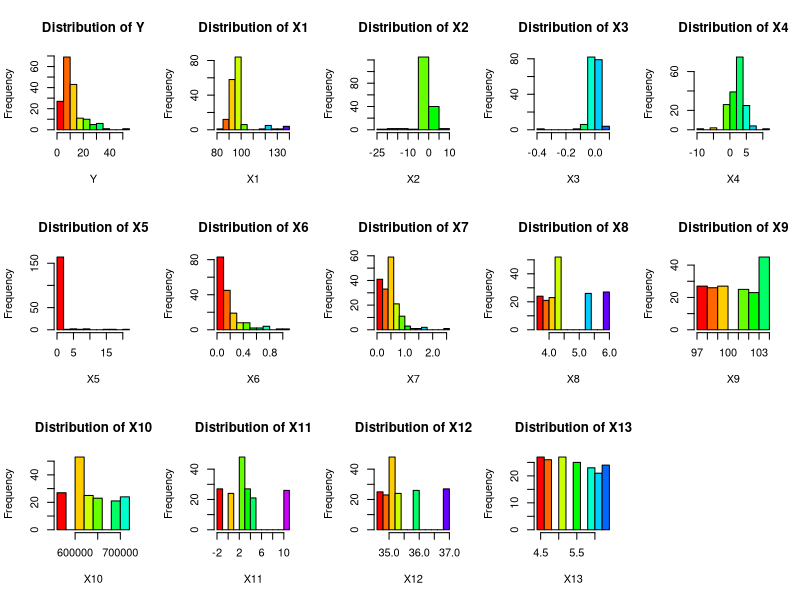
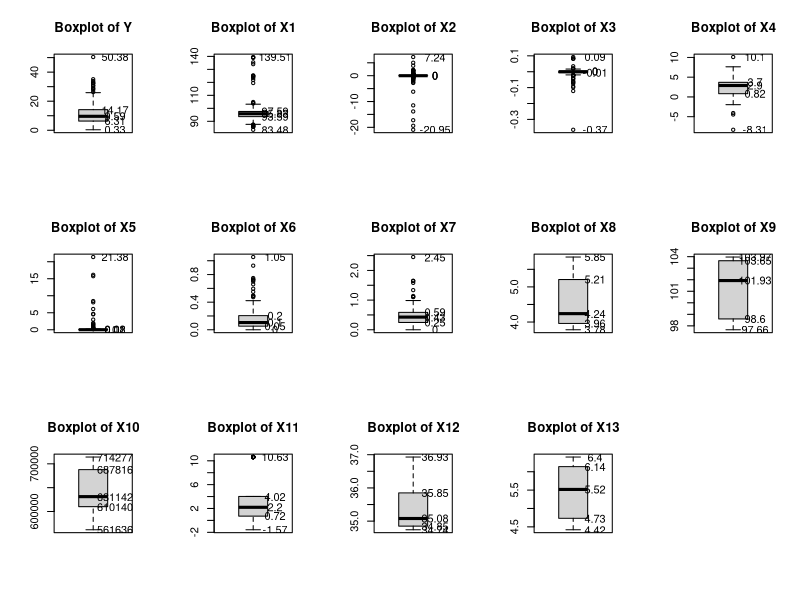
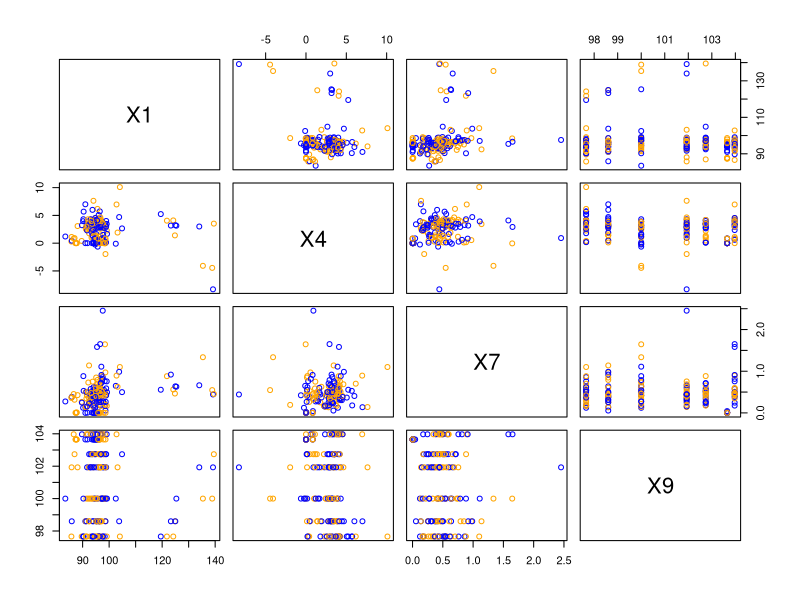
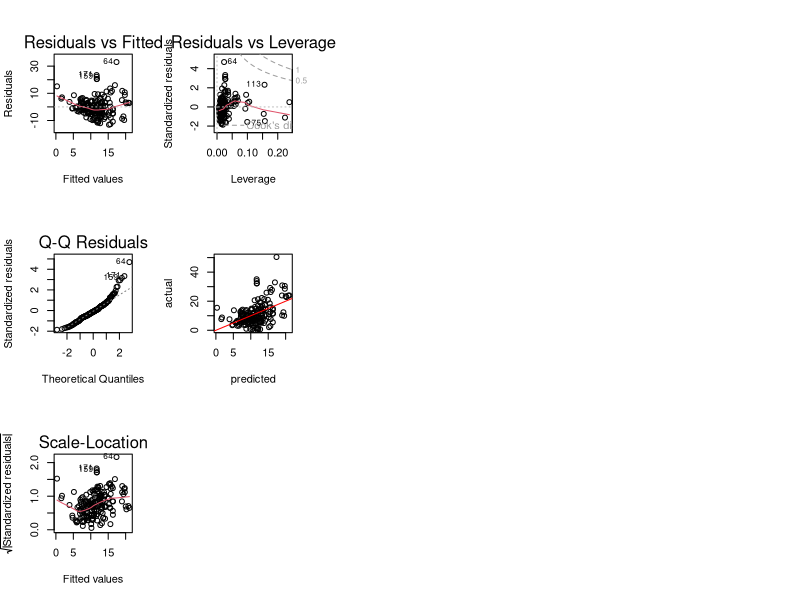

The R script that drew these images, in order:
#install and load packages
if (!require(car)) install.packages("car")
if (!require(zoo)) install.packages("zoo")
if (!require(lmtest)) install.packages("lmtest")
if (!require(sandwich)) install.packages("sandwich")
library(MASS) #model choosing
library(car) #VIF
library(zoo)
library(lmtest) #testing for linear regression
library(sandwich)

#Load Data
data<-read.csv("data.csv",header = TRUE, sep = ",")

#descriptive statistics
summary(data)

#Visualize Data
#Distribution of each variables
par(mfrow=c(3,5))
hist(data$Y,col=rainbow(15),main="Distribution of Y",xlab ="Y")
hist(data$X1,col=rainbow(15),main="Distribution of X1",xlab ="X1")
hist(data$X2,col=rainbow(15),main="Distribution of X2",xlab ="X2")
hist(data$X3,col=rainbow(15),main="Distribution of X3",xlab ="X3")
hist(data$X4,col=rainbow(15),main="Distribution of X4",xlab ="X4")
hist(data$X5,col=rainbow(15),main="Distribution of X5",xlab ="X5")
hist(data$X6,col=rainbow(15),main="Distribution of X6",xlab ="X6")
hist(data$X7,col=rainbow(15),main="Distribution of X7",xlab ="X7")
hist(data$X8,col=rainbow(15),main="Distribution of X8",xlab ="X8")
hist(data$X9,col=rainbow(15),main="Distribution of X9",xlab ="X9")
hist(data$X10,col=rainbow(15),main="Distribution of X10",xlab ="X10")
hist(data$X11,col=rainbow(15),main="Distribution of X11",xlab ="X11")
hist(data$X12,col=rainbow(15),main="Distribution of X12",xlab ="X12")
hist(data$X13,col=rainbow(15),main="Distribution of X13",xlab ="X13")

#Boxplot of variables
par(mfrow=c(3,5))
boxplot(data$Y, main="Boxplot of Y")
text(y=fivenum(data$Y), labels =round(fivenum(data$Y),2),x=1.3)
boxplot(data$X1, main="Boxplot of X1")
text(y=fivenum(data$X1), labels =round(fivenum(data$X1),2),x=1.3)
boxplot(data$X2, main="Boxplot of X2")
text(y=fivenum(data$X2), labels =round(fivenum(data$X2),2),x=1.3)
boxplot(data$X3, main="Boxplot of X3")
text(y=fivenum(data$X3), labels =round(fivenum(data$X3),2),x=1.3)
boxplot(data$X4, main="Boxplot of X4")
text(y=fivenum(data$X4), labels =round(fivenum(data$X4),2),x=1.3)
boxplot(data$X5, main="Boxplot of X5")
text(y=fivenum(data$X5), labels =round(fivenum(data$X5),2),x=1.3)
boxplot(data$X6, main="Boxplot of X6")
text(y=fivenum(data$X6), labels =round(fivenum(data$X6),2),x=1.3)
boxplot(data$X7, main="Boxplot of X7")
text(y=fivenum(data$X7), labels =round(fivenum(data$X7),2),x=1.3)
boxplot(data$X8, main="Boxplot of X8")
text(y=fivenum(data$X8), labels =round(fivenum(data$X8),2),x=1.3)
boxplot(data$X9, main="Boxplot of X9")
text(y=fivenum(data$X9), labels =round(fivenum(data$X9),2),x=1.3)
boxplot(data$X10, main="Boxplot of X10")
text(y=fivenum(data$X10), labels =round(fivenum(data$X10),2),x=1.3)
boxplot(data$X11, main="Boxplot of X11")
text(y=fivenum(data$X11), labels =round(fivenum(data$X11),2),x=1.3)
boxplot(data$X12, main="Boxplot of X12")
text(y=fivenum(data$X12), labels =round(fivenum(data$X12),2),x=1.3)
boxplot(data$X13, main="Boxplot of X13")
text(y=fivenum(data$X13), labels =round(fivenum(data$X13),2),x=1.3)

#use stepwise to choose model
fit1 <- lm(Y~X1+X2+X3+X4+X5+X6+X7+X8+X9+X10+X11+X12+X13,data=data) 
fit2.1<-step(fit1,direction="both",k=2)
fit2.2<-stepAIC(fit1,direction="both",k=2)
summary(fit2.1)
summary(fit2.2)
#Both step(), stepAIC() choose the same model
# Y ~ X1 + X4 + X6 + X7 + X9 + X12 + X13

#Remove the variable of highest pvalue: X12, because some variable's p-value is not significant
fit3<-lm(Y ~ X1 + X4 + X6 + X7 + X9 + X13,data=data)  
summary(fit3)
#Remove the variable of highest pvalue: X13, because some variable's p-value is not significant
fit3<-lm(Y ~ X1 + X4 + X6 + X7 + X9,data=data)  
summary(fit3)
#Remove the variable of highest pvalue: X6, because some variable's p-value is not significant
fit3<-lm(Y ~ X1 + X4 + X7 + X9,data=data)  
summary(fit3)
#All variables' p-value are significant

#Scatter Diagram
data_select<-subset(data,select=c(X1,X4,X7,X9))
plot(data_select,col=c("orange","blue"))

#Correlation matrix
correlation.matrix<-cor(data[,c("X1","X4","X7","X9")])
View(correlation.matrix)

#Variance Inflation Factor(VIF)
VIF <- sqrt(vif(fit3))
VIF

#Autocorrelation: Durbin-Watson Test
durbinWatsonTest(fit3)

#Breusch-Pagan test
bptest(fit3, data=data)
plot(fit3)
coeftest(fit3)
coeftest(fit3, vcovHC)

#Table of Actual Value & Predict Value & Residuals
t <- data.frame(ActualValue = data$Y, PredictValue = predict(fit3),residuals=residuals(fit3))
View(t)

#MSE
MSE=mean((data$Y - predict(fit3,data,type='response'))^2)
MSE

#Plot of Actual Value & Predict Value
plot(predict(fit3),data$Y,
     xlab="predicted",ylab="actual")
abline(a=0,b=1,col="red")
